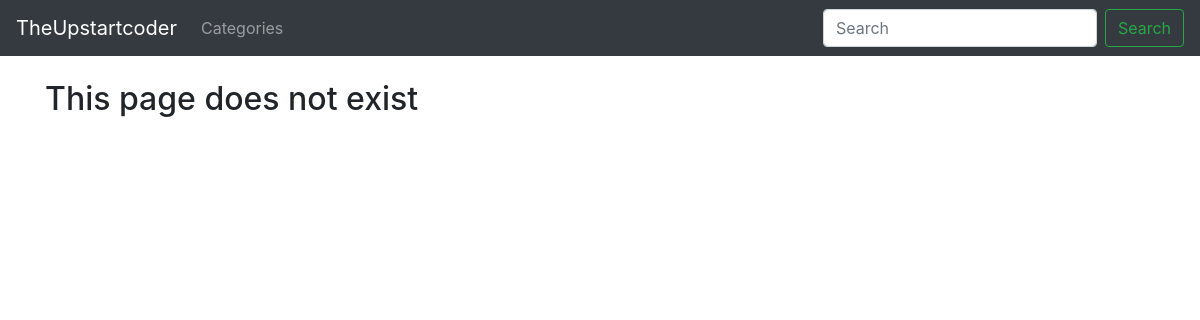
Page /category/web-development/ on the earlier database version.
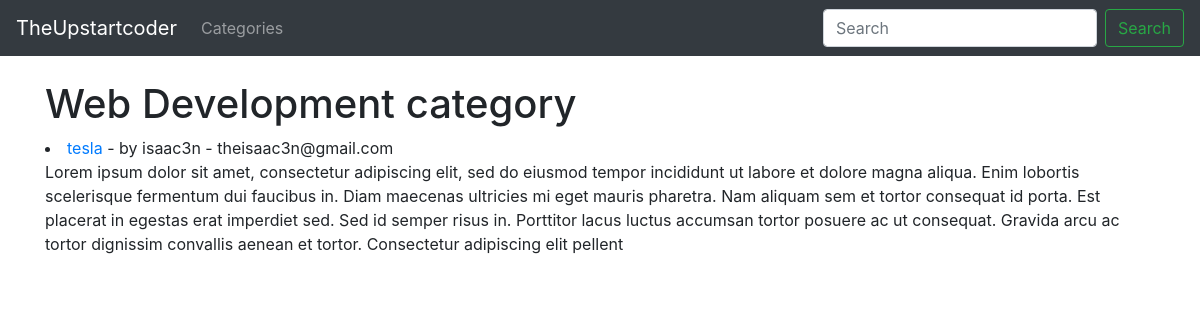
Same page on the later database version.
### myblog/models.py (models this page shows, shortened)
class Post(models.Model):
    title = models.CharField(max_length=255)
    title_tag = models.CharField(max_length=25, default='TheUpstartcoder')
    author = models.ForeignKey(User, on_delete=models.CASCADE)
    body = models.TextField()
    pub_date =models.DateField(auto_now_add=True)
    category = models.CharField( max_length=255, default="coding")
    likes = models.ManyToManyField(User, related_name='blog_posts')

### myblog/views.py (the view)
# urls.py: path('category/<str:cats>/', category_view, name='category'),
def category_view(request, cats):
    category_posts = Post.objects.filter(category=cats.replace('-', ' '))
    return render(request, 'categories.html', {'cats': cats.title().replace('-', ' '), 'category_posts': category_posts})

### myblog/templates/categories.html
{% extends 'base.html' %}
{% block content %}
{% if category_posts %}
    <h1>{{ cats }} category</h1>
    {% for post in category_posts %}
        <li><a href="{% url 'articles' post.pk %} "> {{post.title }} </a>- by {{ post.author }} - {{ post.author.email }}<br>
            {{ post.body|slice:':500'|safe }}</li>
    {% endfor %}
{% else %}
    <h2>This page does not exist</h2>
{% endif %}
{% endblock %}

Differences in the rows shown:
added Post: category "Web Development", title "tesla", author "isaac3n", author.email "theisaac3n@gmail.com", body "Lorem ipsum dolor sit amet, consectetur adipiscing elit, sed do eiusmod tempor incididunt ut labore et dolore magna aliqua. Enim lobortis scelerisque fermentum dui faucibus in. Diam maecenas ultricies mi eget mauris pharetra. Nam aliquam sem et tortor consequat id porta. Est placerat in egestas erat imperdiet sed. Sed id semper risus in. Porttitor lacus luctus accumsan tortor posuere ac ut consequat. Gravida arcu ac tortor dignissim convallis aenean et tortor. Consectetur adipiscing elit pellent"
Other differences:
text no longer shown: "This page does not exist"
text now shown: "category"
